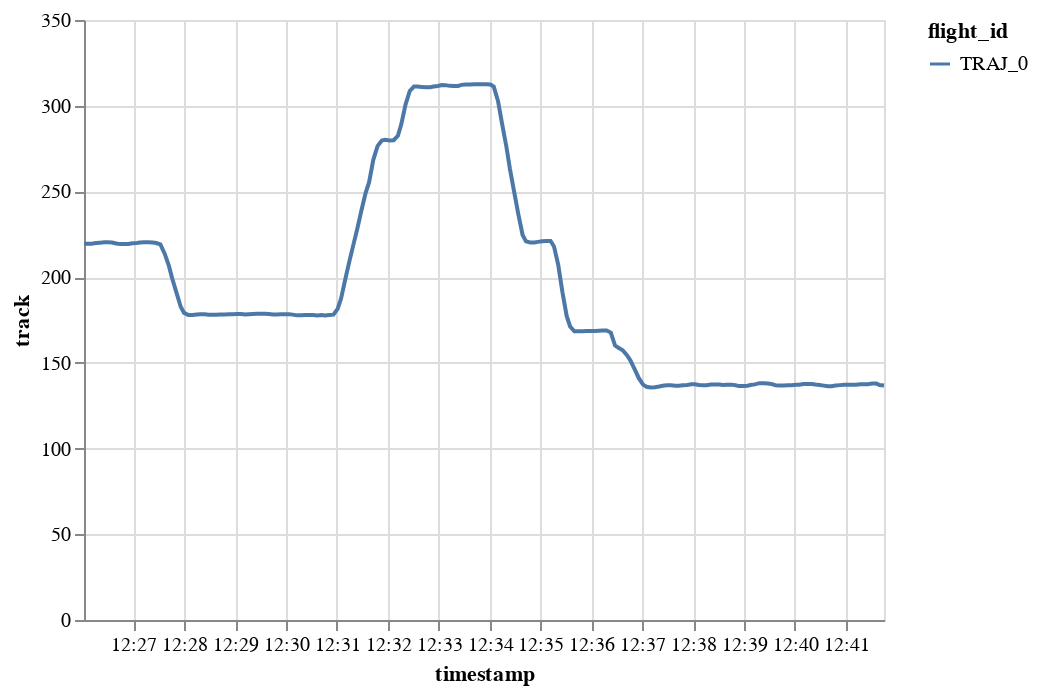

Source (notebook cell):
### Code cell
traffic[0].chart().encode(alt.Y("track"), alt.X("timestamp"), alt.Color("flight_id"))

### Figure 1 — Vega-Lite specification as saved in the notebook (floating-point values rounded to 4 significant figures; data arrays with more than 128 entries replaced by an {"elided": "..."} marker saying what was removed)
{"config": {"view": {"continuousWidth": 400, "continuousHeight": 300}}, "data": {"name": "data-add5667537c2674c3f6c7c3bcf60c5ca"}, "mark": "line", "encoding": {"color": {"type": "nominal", "field": "flight_id"}, "x": {"type": "temporal", "field": "timestamp"}, "y": {"type": "quantitative", "field": "track"}}, "$schema": "https://vega.github.io/schema/vega-lite/v4.8.1.json", "datasets": {"data-add5667537c2674c3f6c7c3bcf60c5ca": {"elided": "200 records"}}}
